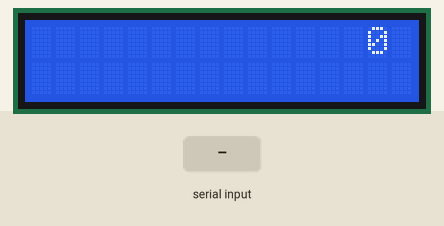
Simulated run of this sketch. Board: Arduino Uno, built with avr-gcc and run on an emulated ATmega328P. Parts: 16×2 character LCD. The test bench sets the inputs (shaded band). What the sketch prints to the serial monitor is not drawn.

Above: at 7.8 s.
7.9 s: "2\n" received over Serial
At 9.4 s:
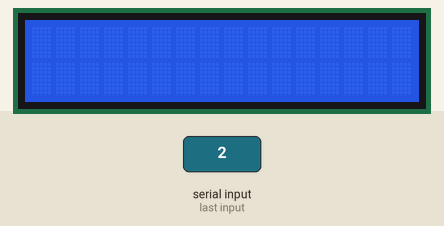
9.6 s: "1\n" received over Serial
At 10.42 s:
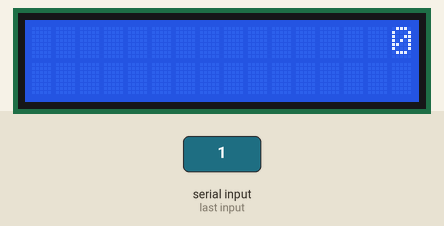
Timing chart, 0 to 12.6 s (numbered marks = the images above; inputs shaded):
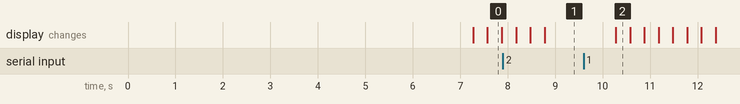

The sketch:

TxtBT.ino
```cpp
#include <LiquidCrystal.h> //Biblioteca que proporciona funciones y definiciones para controlar pantallas lcd
String inputString = "0";
String ori = "1";
String msj = "0";
LiquidCrystal lcd(7,6,5,4,3,2);
void setup() {
  Serial.begin(9600);
  lcd.begin(16,2);
}

void loop() {
  String inputString;
  if(Serial.available()){
    inputString = Serial.readStringUntil('\n'); // Leer la cadena de caracteres hasta encontrar un salto de línea
    inputString.trim(); // Eliminar espacios en blanco al inicio y al final de la cadena
    Serial.print(inputString);
    if(inputString == "1" || inputString == "2"){
      ori = inputString;
      //Serial.print("Entramos a seleccion");
    }else{
      msj = inputString;
    }
  }
  if(ori == "1"){
    lcd.setCursor(0,0);
    lcd.print(msj);
    lcd.scrollDisplayLeft(); // Desplazar el contenido del LCD hacia la izquierda
    delay(300);
  }else{
    lcd.setCursor(0,0);
    lcd.print(msj);
    lcd.scrollDisplayRight(); // Desplazar el contenido del LCD hacia la izquierda
    delay(300);
  }
}
```
